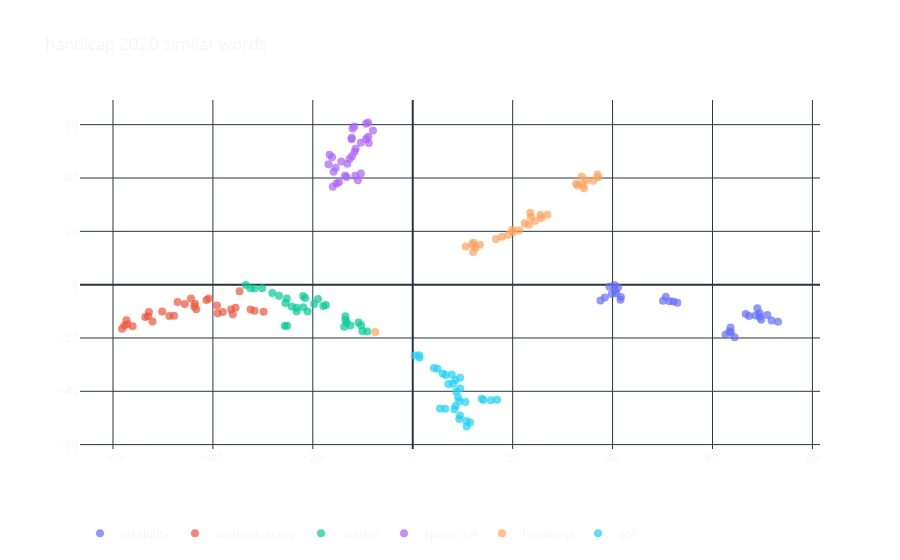

Notebook code cell kept with this figure:
### Code cell
tsne_plot_similar_words(keys, embeddings_en_2d, word_clusters, 0.7).show()

### Figure 1 — Plotly figure (JSON) as saved in the notebook; plotly's stock layout.template omitted (floating-point values rounded to 4 significant figures)
{"data": [{"hoverinfo": "text+name", "marker": {"opacity": 0.7, "size": 8}, "mode": "markers", "name": "disability", "text": ["disability79", "disability2", "disability97", "disabilityvy", "disability77", "disability85", "disability209", "disability83", "disability205", "disability87", "disability203", "disability89", "disability207", "disability223", "disability225", "disabilitymobility", "disability201", "disability197", "havedisability", "todisability", "disabilities3", "disabilitymay", "disabilities5", "pre-disability", "disabilite", "disabili-ty", "disabilities19", "cross-disability", "disability199", "thedisability"], "x": [41.1, 38.45, 39.37, 40.32, 40.54, 40.75, 66.65, 39.85, 67.32, 41.67, 68.6, 41.59, 69.43, 69.45, 69.75, 51.42, 70.97, 71.84, 52.97, 50.08, 63.4, 68.99, 63.71, 52.18, 37.58, 63.62, 62.62, 64.44, 73.11, 50.66], "y": [-1.02, -4.793, -0.8146, -0.0942, -2.103, -3.231, -10.97, -3.525, -11.79, -4.67, -11.62, -5.659, -10.75, -12.05, -13.18, -6.182, -11.4, -13.42, -6.812, -5.995, -17.58, -8.817, -18.03, -6.337, -5.908, -16.08, -18.73, -19.7, -13.96, -4.505], "type": "scatter"}, {"hoverinfo": "text+name", "marker": {"opacity": 0.7, "size": 8}, "mode": "markers", "name": "neurodiversity", "text": ["diversity", "university", "theUniversity", "adversity", "Diversity", "Industry", "Partnership", "Party", "Majesty", "arts", "Drivers", "Anniversary", "Moriarty", "HempUniversity", "NeathUniversity", "Directorate", "Partners", "Laboratories", "Universalizing", "Inspector", "sponsor", "Dentistry", "Schools", "sponsorship", "Standard", "Consultant", "ownership", "Traffic", "Correspondent", "Christy"], "x": [-57.72, -57.13, -56.07, -58.2, -57.31, -43.59, -47.8, -52.09, -29.86, -39.17, -39.05, -38.03, -31.66, -53.54, -52.98, -47.07, -48.73, -36.36, -50.16, -52.81, -44.39, -45.63, -36.03, -41.3, -34.67, -43.73, -40.84, -35.46, -43.34, -32.47], "y": [-15.31, -14.85, -15.58, -16.5, -13.33, -7.186, -11.64, -13.78, -10.21, -7.865, -10.7, -10.29, -9.8, -12.11, -11.87, -6.467, -11.78, -9.35, -10.08, -10.24, -5.185, -7.251, -11.15, -5.754, -2.44, -8.158, -5.18, -8.636, -9.208, -9.362], "type": "scatter"}, {"hoverinfo": "text+name", "marker": {"opacity": 0.7, "size": 8}, "mode": "markers", "name": "autism", "text": ["Passaic", "Hennessy", "Mlinarcik", "auspices", "Laurel", "tunnel", "Darius", "Nexus", "Birmingham", "Katrina", "Angel", "Autism", "Malinga", "Bass", "Mellencamp", "Prosthetic", "Mandatory", "Hassanali", "Rothmans", "Wolftheorizes", "Ashcroft", "Dominic", "Uehara", "Zambians", "Schizophrenic", "Paraplegic", "Voices", "Mindes", "Lines", "Goode"], "x": [-23.26, -26.77, -10.09, -24.22, -21.9, -17.93, -13.47, -13.21, -21.51, -21.04, -17.38, -13.7, -28.1, -33.41, -19.73, -25.13, -32.48, -23.25, -25.21, -13.47, -9.085, -25.62, -10.33, -12.47, -10.86, -18.96, -25.48, -30.14, -31.63, -21.94], "y": [-8.656, -4.132, -17.35, -8.236, -8.454, -7.973, -13.24, -14.19, -5.05, -10.09, -7.602, -15.76, -3.169, -0.1596, -7.259, -15.41, -1.332, -9.971, -5.195, -11.81, -17.57, -15.5, -15.19, -15.36, -14.24, -5.354, -6.888, -1.335, -1.419, -4.267], "type": "scatter"}, {"hoverinfo": "text+name", "marker": {"opacity": 0.7, "size": 8}, "mode": "markers", "name": "spectrum", "text": ["broadperspective", "speculative", "diverse", "industrialist", "upperrange", "reengineering", "upcoming", "orienteering", "postgraduate", "coming", "graduate", "fuel", "validate", "engineering", "readership", "interconnect", "speculate", "steering", "co-operative", "gratitude", "arrange", "strict", "desegregate", "gatekeeping", "Engineering", "deliberate", "mastectomypatient", "fluctuate", "formaltreate", "preparedness"], "x": [-16.15, -12.2, -9.356, -15.42, -14.31, -13.56, -11.51, -15.85, -12.64, -7.958, -8.786, -16.01, -10.39, -13.26, -12.05, -16.87, -8.91, -10.37, -12.25, -16.64, -8.912, -11.69, -11.66, -15.25, -14.76, -9.329, -13.12, -12.15, -11.42, -10.98], "y": [47.8, 55.13, 60.33, 43.83, 46.23, 40.91, 40.84, 42.33, 47.19, 57.85, 53.1, 36.75, 53.18, 40.36, 58.55, 45.17, 55.48, 41.7, 54.51, 48.73, 60.83, 59.27, 49.83, 37.94, 38.43, 54.62, 45.3, 48.11, 51.0, 39.19], "type": "scatter"}, {"hoverinfo": "text+name", "marker": {"opacity": 0.7, "size": 8}, "mode": "markers", "name": "handicap", "text": ["handicape", "nonhandicapped", "physicalhandicap", "non-handicapped", "handicapping", "handicapped", "Problem", "handicraft", "physicaldemand", "physique", "physician", "Problems", "impairmentsneed", "impairmentpresented", "impaired", "physics", "andphysicalpowerdifferences", "Handicapped", "impairmentsfound", "mentallyretarded", "impairmentand", "phd", "physi-", "psychiatricallydiagnosed", "impairmentspossible", "impair", "phys-", "phys-icalor", "causesofimpairment", "permanentimpairment"], "x": [12.57, 11.92, 25.57, 12.18, 13.42, 10.62, 16.66, 19.09, 23.67, 22.42, 26.97, 17.85, 34.77, 32.72, 37.11, 25.74, 19.94, 12.08, 32.99, 23.53, 33.81, -7.508, 24.44, 20.07, 36.14, 36.95, 23.25, 21.31, 34.0, 34.28], "y": [13.87, 15.07, 26.1, 15.69, 14.93, 14.33, 17.12, 18.6, 25.34, 23.0, 26.2, 17.94, 39.1, 37.97, 40.24, 25.04, 20.59, 12.24, 37.17, 26.97, 40.48, -17.81, 23.9, 19.64, 38.94, 41.29, 22.44, 20.37, 37.53, 36.17], "type": "scatter"}, {"hoverinfo": "text+name", "marker": {"opacity": 0.7, "size": 8}, "mode": "markers", "name": "golf", "text": ["feedback", "cloak", "gown", "hasit", "babysit", "neck", "downside", "back", "railway", "aback", "bait", "pizza", "quiet", "itself", "clawback", "deposit", "gulf", "playback", "sit", "bul", "speak", "pulpit", "go", "bullpen", "backlog", "tack", "hook", "look", "bump", "try"], "x": [8.063, 1.363, 10.55, 14.19, 6.567, 8.576, 9.337, 9.482, 7.133, 9.493, 15.66, 0.419, 8.701, 16.88, 8.533, 13.82, 1.259, 9.469, 11.47, 9.06, 5.458, 6.005, 10.79, 4.954, 7.824, 8.327, 6.502, 10.77, 4.246, 9.325], "y": [-37.21, -27.45, -44.0, -43.28, -33.9, -45.47, -43.72, -49.09, -37.29, -38.94, -43.37, -26.58, -40.1, -43.22, -35.73, -42.82, -26.47, -34.87, -51.69, -42.26, -46.45, -33.32, -53.22, -31.53, -33.69, -46.72, -46.57, -51.15, -31.29, -50.39], "type": "scatter"}], "layout": {"legend": {"orientation": "h", "y": -0.2}, "paper_bgcolor": "rgba(0,0,0,0)", "plot_bgcolor": "rgba(0,0,0,0)", "showlegend": true, "title": {"text": "handicap 2020 similar words"}}}
